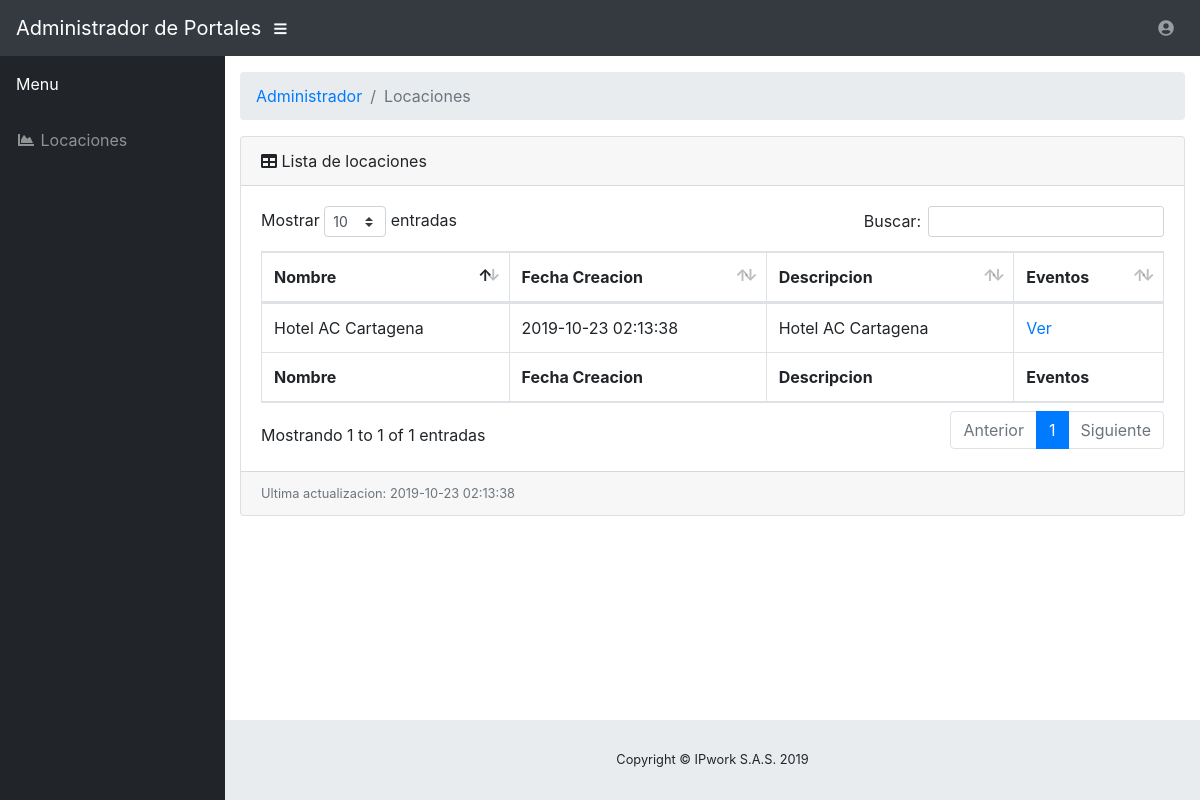
The app's page /Administrador/vistas/locaciones.php, older data.
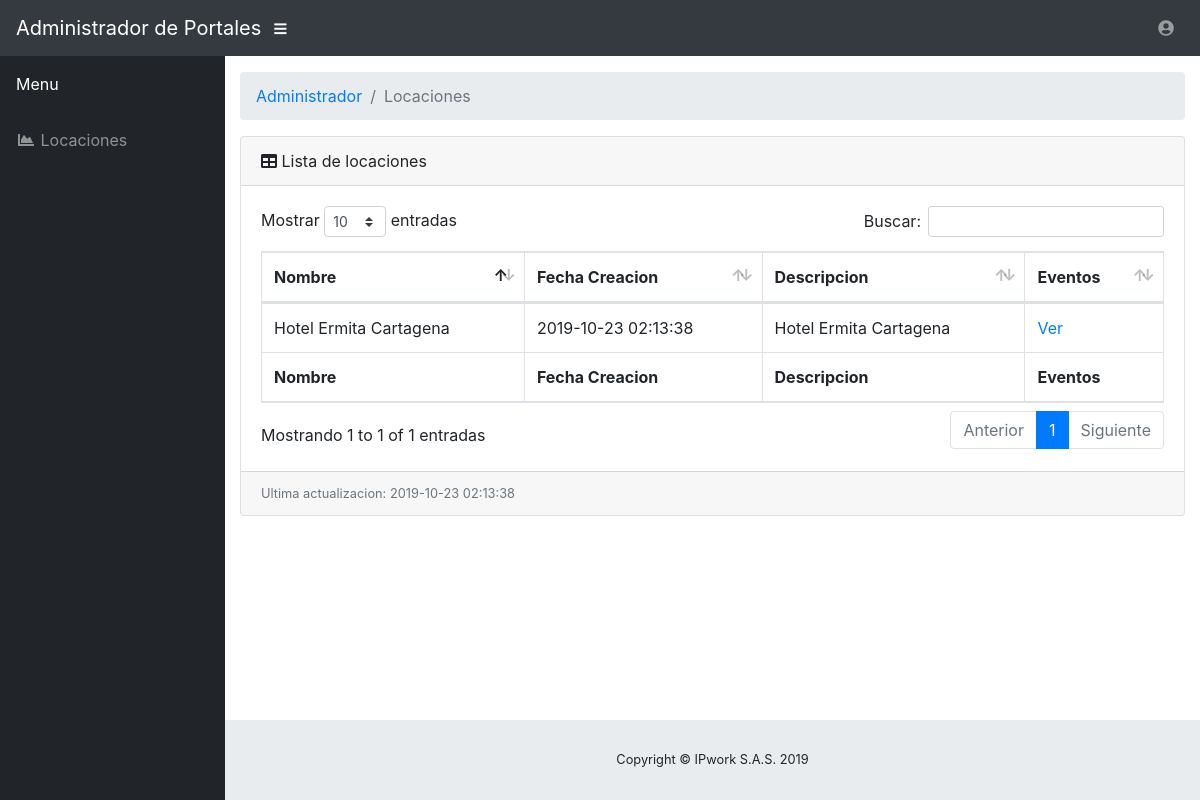
The same page, newer data.
### tables this page shows
CREATE TABLE `locaciones` (
  `id` int(11) NOT NULL AUTO_INCREMENT,
  `id_ciudad` int(11) NOT NULL,
  `nombre` varchar(250) DEFAULT NULL,
  `descripcion` varchar(1000) DEFAULT NULL,
  `fecha_creacion` datetime DEFAULT CURRENT_TIMESTAMP,
  PRIMARY KEY (`id`),
  KEY `id_idx` (`id_ciudad`),
  CONSTRAINT `id` FOREIGN KEY (`id_ciudad`) REFERENCES `ciudades` (`id`)
);

### Administrador/includes/db.php (called while the page is built, shortened)
<?php
class DB {
    private $host;
    public $db;
    private $user;
    private $password;
    private $charset;
    public function __construct(){
        $this->host     = 'localhost';
        $this->db       = 'portal_oxohotel';
        $this->user     = 'root';
        $this->password = "IPwork2019.";
        $this->charset  = 'utf8mb4';
    }
    function connect(){
        try{
            $connection = "mysql:host=" . $this->host . ";dbname=" . $this->db . ";charset=" . $this->charset;
            $options = [
                PDO::ATTR_ERRMODE            => PDO::ERRMODE_EXCEPTION,
                PDO::ATTR_EMULATE_PREPARES   => false,
            ];
            $pdo = new PDO($connection, $this->user, $this->password, $options);
            return $pdo;
        }catch(PDOException $e){
            print_r('Error connection: ' . $e->getMessage());
        }
    }
}
?>

### Administrador/includes/locacion.php (called while the page is built)
<?php
    include 'db.php';
    class Locacion extends DB{
        public function getLocaciones() {
            $query = $this->connect()->query('SELECT * FROM locaciones')->fetchAll();
            return $query;
        }
        public function getFechaUltimaEntrada() {
            $query = $this->connect()->query('SELECT * FROM locaciones ORDER BY id DESC LIMIT 1')->fetch();
            $fecha =  $query['fecha_creacion'];
            return $fecha;
        }
    }
?>

### Administrador/vistas/locaciones.php (the view, shortened to what this page needs)
<?php
  include_once 'includes/locacion.php';
  $eventos = "eventos";
  $locacion = new Locacion();
  $locaciones = $locacion->getLocaciones();
?>
<!DOCTYPE html>
<html lang="en">
<head>
  <link href="vendor/fontawesome-free/css/all.min.css" rel="stylesheet" type="text/css">
  <link href="vendor/datatables/dataTables.bootstrap4.css" rel="stylesheet">
  <link href="css/sb-admin.css" rel="stylesheet">
</head>
<body id="page-top">
  <nav class="navbar navbar-expand navbar-dark bg-dark static-top">
    <a class="navbar-brand mr-1" href="index.php">Administrador de Portales</a>
    <button class="btn btn-link btn-sm text-white order-1 order-sm-0" id="sidebarToggle" href="#">
      <i class="fas fa-bars"></i>
    </button>
    <ul class="navbar-nav ml-auto ml-md-0">
      <li class="nav-item dropdown no-arrow">
        <a class="nav-link dropdown-toggle" href="#" id="userDropdown" role="button" data-toggle="dropdown" aria-haspopup="true" aria-expanded="false">
          <i class="fas fa-user-circle fa-fw"></i>
        </a>
      </li>
    </ul>
  </nav>
  <div id="wrapper">
    <ul class="sidebar navbar-nav">
      <li class="nav-item active">
        <a class="nav-link" href="index.php">
          <span>Menu</span>
        </a>
      </li>
      <li class="nav-item">
        <a class="nav-link" href="index.php">
          <i class="fas fa-fw fa-chart-area"></i>
          <span>Locaciones</span></a>
      </li>
    </ul>
    <div id="content-wrapper">
      <div class="container-fluid">
        <ol class="breadcrumb">
          <li class="breadcrumb-item">
            <a href="#">Administrador</a>
          </li>
          <li class="breadcrumb-item active">Locaciones</li>
        </ol>
        <div class="card mb-3">
          <div class="card-header">
            <i class="fas fa-table"></i>
            Lista de locaciones</div>
          <div class="card-body">
            <div class="table-responsive">
              <table class="table table-bordered" id="dataTable" width="100%" cellspacing="0">
                <thead>
                  <tr>
                    <th>Nombre</th>
                    <th>Fecha Creacion</th>
                    <th>Descripcion</th>
                    <th>Eventos</th>
                  </tr>
                </thead>
                <tfoot>
                  <tr>
                    <th>Nombre</th>
                    <th>Fecha Creacion</th>
                    <th>Descripcion</th>
                    <th>Eventos</th>
                  </tr>
                </tfoot>
                <tbody>
                  <?php  foreach($locaciones as $row): ?>
                        <tr>
                            <td><?=$row['nombre'];?></td>
                            <td><?=$row['fecha_creacion'];?></td>
                            <td><?=$row['descripcion'];?></td>
                            <td><a href="index.php?doc=<?=$eventos."&id=".$row['id'];?>">Ver</a></td>
                        </tr>
                  <?php endforeach;?>
                </tbody>
              </table>
            </div>
          </div>
          <div class="card-footer small text-muted">Ultima actualizacion: <?=$locacion->getFechaUltimaEntrada()?></div>
        </div>
      </div>
      <footer class="sticky-footer">
        <div class="container my-auto">
          <div class="copyright text-center my-auto">
            <span>Copyright © IPwork S.A.S. 2019</span>
          </div>
        </div>
      </footer>
    </div>
  </div>
</body>
</html>

Row changes from the older to the newer data that the page shows:
changed locaciones: nombre "Hotel AC Cartagena" → "Hotel Ermita Cartagena"; descripcion "Hotel AC Cartagena" → "Hotel Ermita Cartagena"
